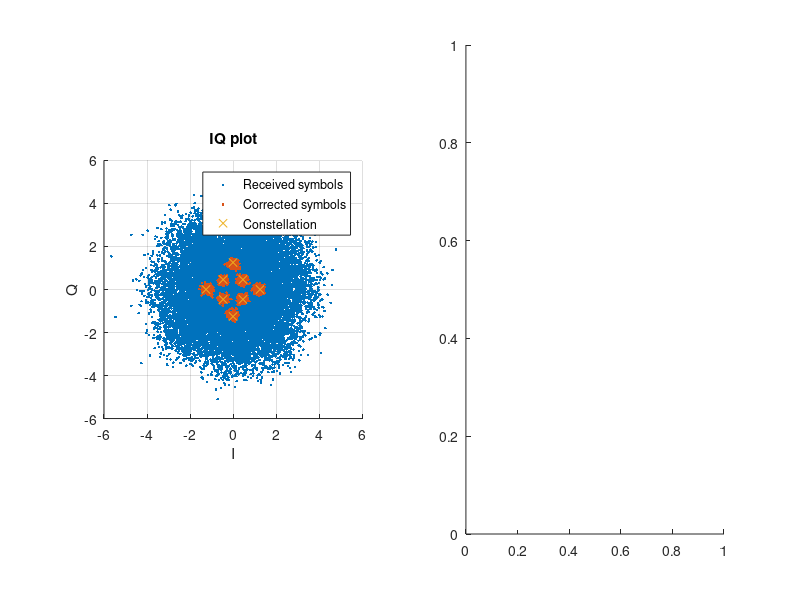

Here is the MATLAB script that generated this plot: (Note: this script raises an error after producing the figure.)
clc,clear all,close all

%-------------------------- Load Data -------------------------------
data = load("P2T1_signal.mat");
% Received signal, already synchronized. Each column corresponds to the 
% signal received by one antenna.
rx_signal = data.rx_signal;

n_antennas = size(rx_signal,2);

% number of payload bits transmitted for each frame
n_bits = data.n_bits; 

%------------------------- Process Data -----------------------------
% TODO: Use pilots to estimate the channel for each frame

constellation_original = [1+sqrt(3), 1+1j, 1j*(1+sqrt(3)),-1+1j,-1-sqrt(3),  -1-1j, -1j*(1+sqrt(3)), 1-1j];
power_constellation = mean(abs(constellation_original).^2);

constellation = constellation_original/sqrt(power_constellation);


pilot_ref = (1 + 1j)/sqrt(power_constellation);

nb_antennas = size(rx_signal, 2);
nb_frames = length(rx_signal) / 5000;
pilot_rx = zeros(nb_frames, nb_antennas);
channel = zeros(nb_frames, nb_antennas);

for i = 1:nb_antennas
    pilot_rx(:,i) = rx_signal(1:5000:end,i);
    channel(:,i) = pilot_rx(:,i)./pilot_ref;
end

% TODO: Use the channel estimate to perform a maximum ratio combining of
% the signals
channel = reshape(channel, 8, 1);
magnitude_channel = abs(channel);
theta_channel = mod(angle(channel), 2*pi);

h_conj = magnitude_channel(:).*exp(-1j*theta_channel(:));

data_length = 8*271 + 1;
received_data = [rx_signal(2:data_length, 1), rx_signal(2+5000:data_length+5000,1) , rx_signal(2+2*5000:data_length+2*5000,1), rx_signal(2+3*5000:data_length+3*5000,1), ...
    rx_signal(2:data_length, 2), rx_signal(2+5000:data_length+5000,2) , rx_signal(2+2*5000:data_length+2*5000,2), rx_signal(2+3*5000:data_length+3*5000,2)];

rx_symb_comb = received_data * h_conj / norm(h_conj)^2;

% TODO: Demap the payload symbols and recover the bits transmitted

[~, idx] = min(abs(rx_symb_comb - constellation).^2,[], 2);


rx_bits = de2bi(idx-1, 3, 'left-msb');


% Recover message from rx_bits (a one dimentional vector). 
msg = char(bi2de(reshape(rx_bits,8,[]).','left-msb').');

%-------------------- Plot Results and save --------------------------
fig = figure;
subplot(1,2,1), grid on, axis square, hold on
plot(rx_signal(:),'.')
plot(rx_symb_comb(:),'.')
plot(constellation,'x')
title('IQ plot')
xlabel('I'), ylabel('Q')
legend('Received symbols','Corrected symbols','Constellation',Location="southoutside");

subplot(1,2,2)
text(0,0.45,msg,FontSize=8,fontname="Monospaced"); axis off
title("Decoded message")
saveas(fig, 'P2T1_results.png');
